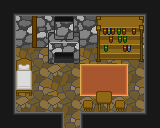

Rendered tile map (Tiled .tmx) drawn with the repository's tilesets; below, a short description and the map source with its tile grids summarised:
An orthogonal 10x8 tile map with 16x16 px tiles, 4 tile layers (ground1, walls1, objects1, tops1) and 18 objects (4x sign, warpField, startField, person, animation).

<map version="1.0" orientation="orthogonal" width="10" height="8" tilewidth="16" tileheight="16">
 <properties>
  <property name="musicIndex" value="1" />
  <property name="musicType" value="town" />
 </properties>
 <tileset firstgid="1" name="limbusdev_world" tilewidth="16" tileheight="16">
  <image source="../spritesheets/limbusdev_world.png" width="1024" height="1024" />
 </tileset>
 <layer name="ground1" width="10" height="8">
  <data>[80 cells, 80 non-empty, 4 distinct tile ids]</data>
 </layer>
 <layer name="walls1" width="10" height="8">
  <data>[80 cells, 32 non-empty, 10 distinct tile ids]</data>
 </layer>
 <layer name="objects1" width="10" height="8">
  <data>[80 cells, 25 non-empty, 24 distinct tile ids]</data>
 </layer>
 <layer name="tops1" width="10" height="8">
  <data>[80 cells, 32 non-empty, 11 distinct tile ids]</data>
 </layer>
 <objectgroup name="colliderWalls1" width="10" height="8" visible="0">
  <object x="112" y="64" width="16" height="16" />
  <object x="16" y="64" width="16" height="16" />
  <object x="48" y="48" width="32" height="16" />
  <object x="96" y="48" width="48" height="16" />
  <object x="16" y="32" width="128" height="16" />
  <object x="0" y="32" width="16" height="96" />
  <object x="16" y="112" width="48" height="16" />
  <object x="80" y="112" width="64" height="16" />
  <object x="144" y="32" width="16" height="96" />
  <object x="96" y="96" width="16" height="16" />
 </objectgroup>
 <objectgroup name="sensors" width="10" height="8" visible="0">
  <object name="warpField" x="64" y="112" width="16" height="16">
   <properties>
    <property name="targetID" value="3" />
    <property name="targetWarpPointID" value="4" />
   </properties>
  </object>
  <object name="startField" x="64" y="96" width="16" height="16">
   <properties>
    <property name="fieldID" value="1" />
   </properties>
  </object>
 </objectgroup>
 <objectgroup name="livingEntities" width="10" height="8">
  <object name="person" x="112" y="64" width="16" height="16">
   <properties>
    <property name="male" value="true" />
    <property name="moving" value="false" />
    <property name="path" value="SSTOP" />
    <property name="spriteIndex" value="1" />
    <property name="startDir" value="S" />
    <property name="static" value="true" />
   </properties>
  </object>
 </objectgroup>
 <objectgroup name="objects" width="10" height="8" visible="0">
  <object name="sign" x="48" y="48" width="16" height="16">
   <properties>
    <property name="text" value="It's a very old movie on a black and white TV." />
    <property name="title" value="Old TV" />
   </properties>
  </object>
  <object name="sign" x="48" y="32" width="16" height="16">
   <properties>
    <property name="text" value="It's a very old movie on a black and white TV." />
    <property name="title" value="Old TV" />
   </properties>
  </object>
  <object name="sign" x="64" y="48" width="16" height="16">
   <properties>
    <property name="text" value="It's a very old movie on a black and white TV." />
    <property name="title" value="Old TV" />
   </properties>
  </object>
  <object name="sign" x="64" y="32" width="16" height="16">
   <properties>
    <property name="text" value="It's a very old movie on a black and white TV." />
    <property name="title" value="Old TV" />
   </properties>
  </object>
 </objectgroup>
 <objectgroup name="animations" width="10" height="8" />
 <objectgroup name="animatedObjects" width="10" height="8">
  <object name="animation" x="48" y="48" width="16" height="16">
   <properties>
    <property name="index" value="13" />
   </properties>
  </object>
 </objectgroup>
</map>
